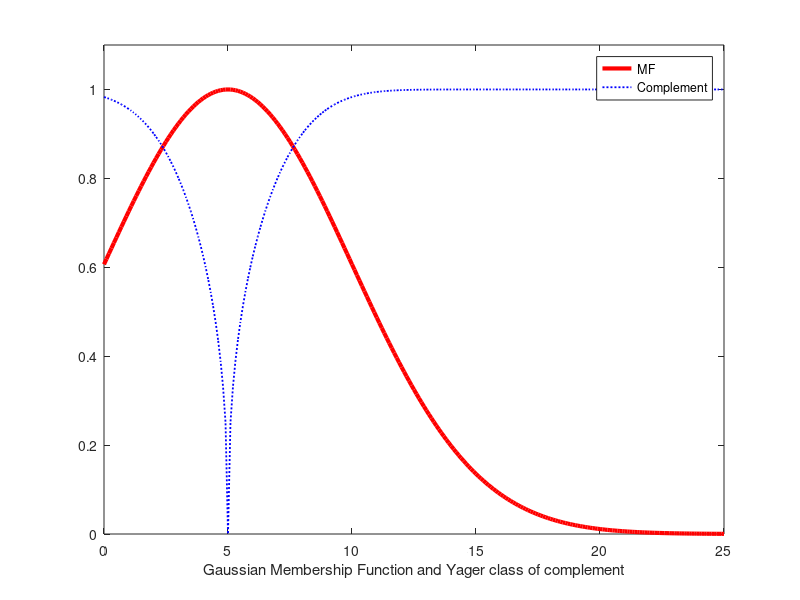

Here is the MATLAB script that generated this plot:
%  Shahab Sotudian--94125091
disp('*** Yager class of complement for Gaussian membership function ***')
disp('Enter the parameter of Gaussian membership function sigma and mean  ***')
sigma=input('Enter the amount of  sigma ');
c=input('Enter the amount of  mean ');
w=input('Enter the amount of  w (w>0)');


% Gaussian membership function
x=0:0.1:(c+4*sigma);
y = exp(-(x - c).^2/(2*sigma^2));

%Yager class of complement
s=(y.^w);
h=(1.-s);
k=(h.^(1/w));

% plottingt
plot(x,y,'r','linewidth',3)
  hold on
plot(x,k,'b:','linewidth',1.3)
     axis([0 (c+4*sigma) 0  1.1]);
   legend('MF','Complement')
   xlabel('Gaussian Membership Function and Yager class of complement')
